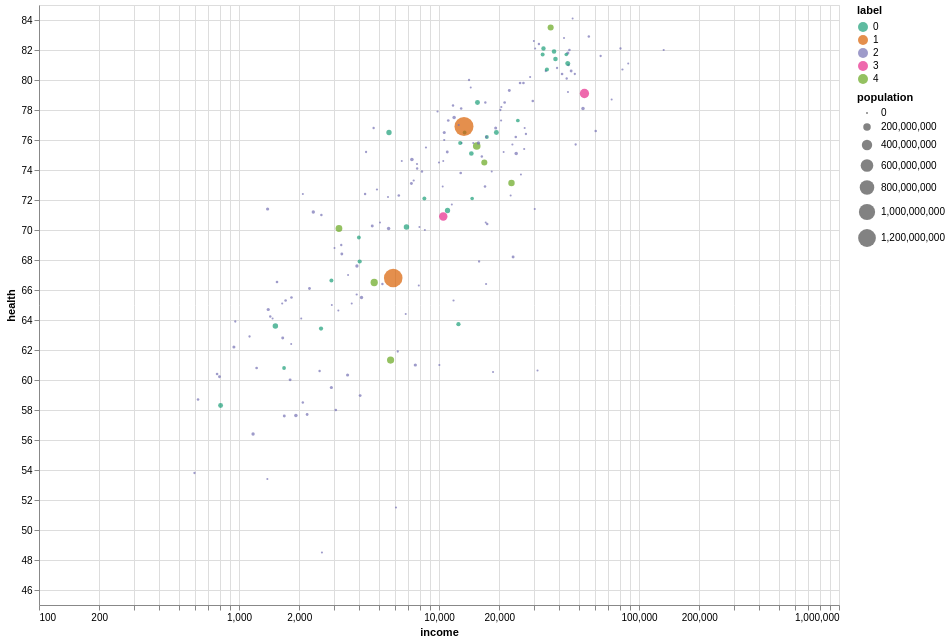

Notebook cell for this chart:
### Code cell
(
    alt.Chart(gapminder)
    .mark_circle()
    .encode(
        alt.X("income:Q", scale=alt.Scale(type="log")),
        alt.Y("health:Q", scale=alt.Scale(zero=False)),
        size="population:Q",
        color=alt.Color("label:N", scale=alt.Scale(scheme="dark2")),
        tooltip=list(gapminder.columns),
    )
    .properties(width=800, height=600)
    .interactive()
)

### Figure 1 — Vega-Lite specification as saved in the notebook (floating-point values rounded to 4 significant figures; data arrays with more than 128 entries replaced by an {"elided": "..."} marker saying what was removed)
{"config": {"view": {"continuousWidth": 300, "continuousHeight": 300}}, "data": {"name": "data-7c770886b1b980d9b044e42b0bb457eb"}, "mark": {"type": "circle"}, "encoding": {"color": {"field": "label", "scale": {"scheme": "dark2"}, "type": "nominal"}, "size": {"field": "population", "type": "quantitative"}, "tooltip": [{"field": "country", "type": "nominal"}, {"field": "income", "type": "quantitative"}, {"field": "health", "type": "quantitative"}, {"field": "population", "type": "quantitative"}, {"field": "label", "type": "quantitative"}], "x": {"field": "income", "scale": {"type": "log"}, "type": "quantitative"}, "y": {"field": "health", "scale": {"zero": false}, "type": "quantitative"}}, "height": 600, "params": [{"name": "param_3", "select": {"type": "interval", "encodings": ["x", "y"]}, "bind": "scales"}], "width": 800, "$schema": "https://vega.github.io/schema/vega-lite/v5.20.1.json", "datasets": {"data-7c770886b1b980d9b044e42b0bb457eb": {"elided": "187 records"}}}
